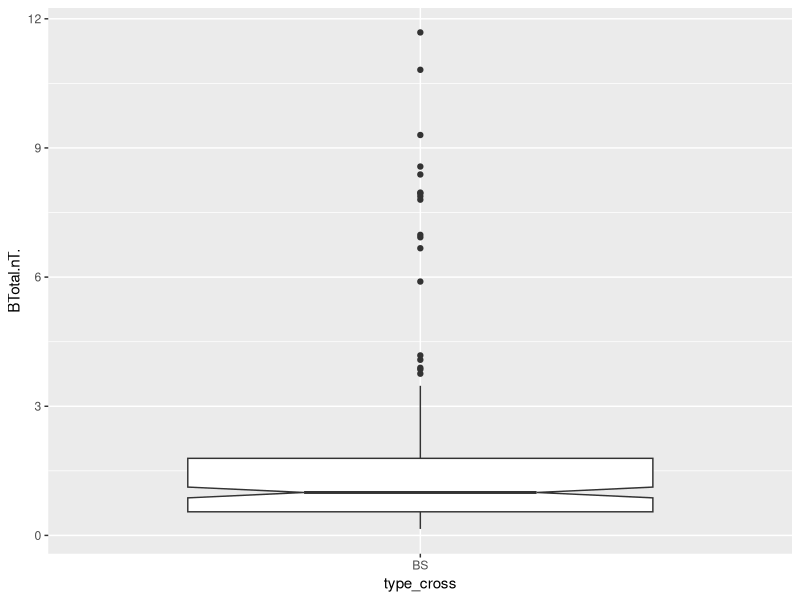
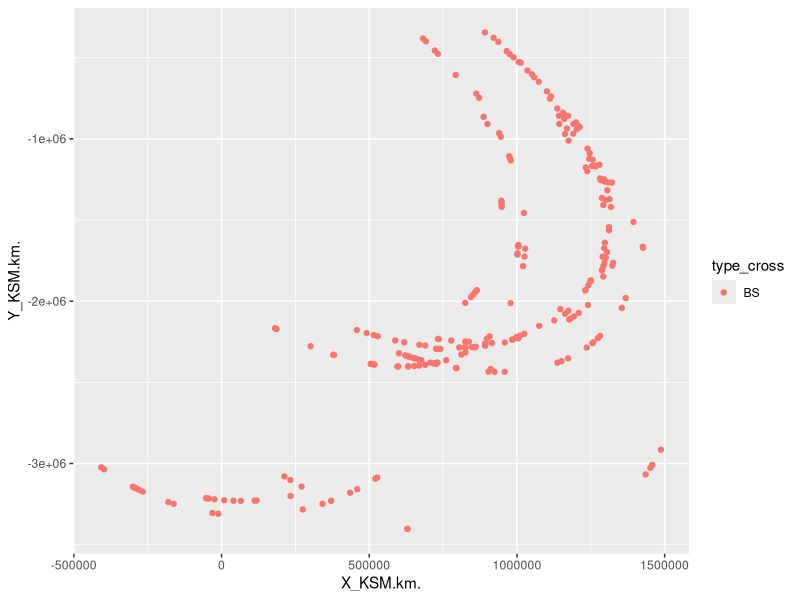

The R script that drew these images, in order:
#Task 3
library(dplyr)
library(ggplot2)

bowShock<-read.csv('Data/bow_shock_only_Data.csv')

ggplot(bowShock, aes(x=type_cross , y=BTotal.nT.)) + 
  geom_boxplot(notch=TRUE)
head(sqrt(bowShock$BX_KSM.nT.^2 + bowShock$BY_KSM.nT.^2 + bowShock$BZ_KSM.nT.^2))
head(bowShock)

ggplot(bowShock, aes(x=X_KSM.km. , y=Y_KSM.km.,color=type_cross)) + 
  geom_point(pch=19)
